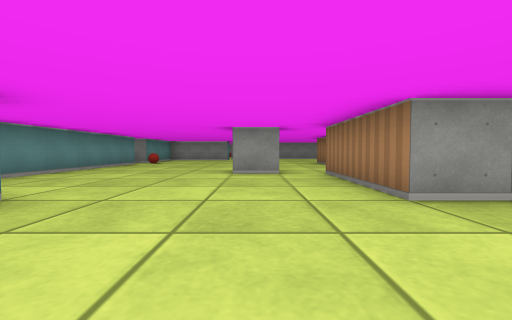
[1] (above)

24 first-person views from a walk through a cub3D maze. The camera is about half as high as the walls, tilts 2° down and sees 90° across. The floor is counted in squares. Each view is taken from the middle of a square. On the plan, view 1 faces up. The plan holds only what a view shows up to about 9 squares ahead; the rest is blank.

[2]
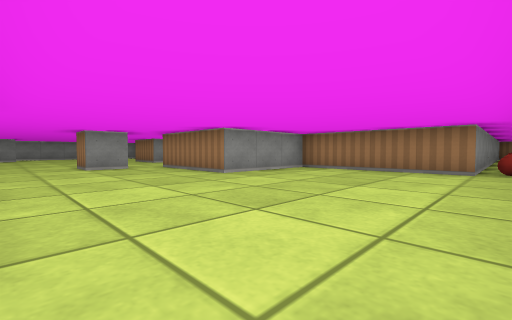

[3]
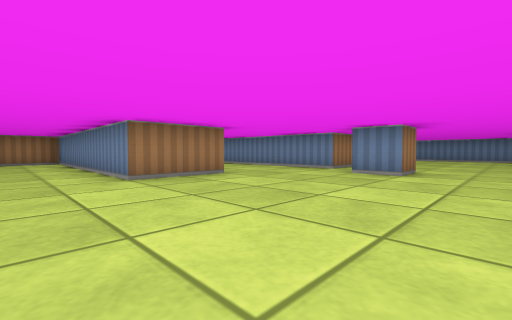

[4]
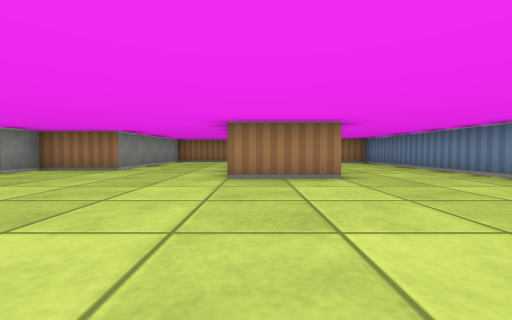

[5]
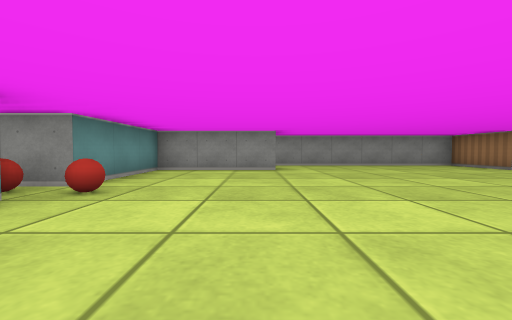

[6]
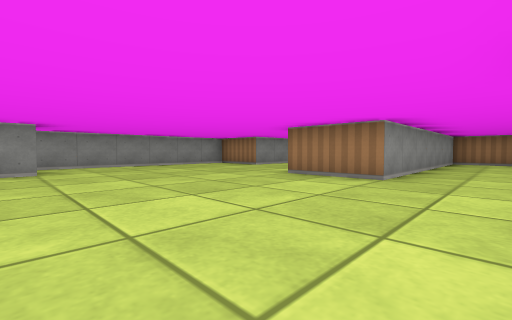

[7]
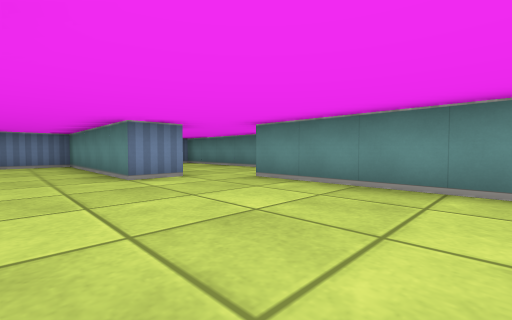

[8]
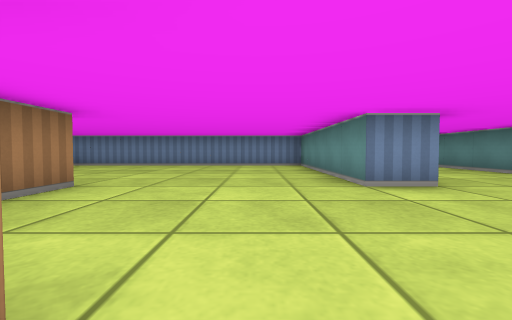

[9]
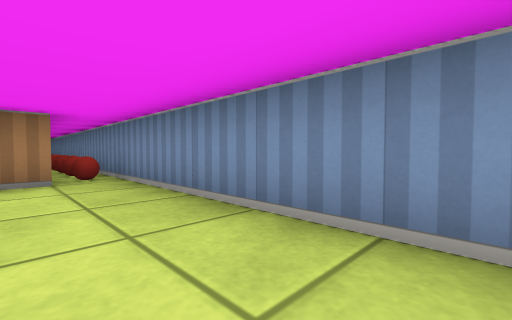

[10]
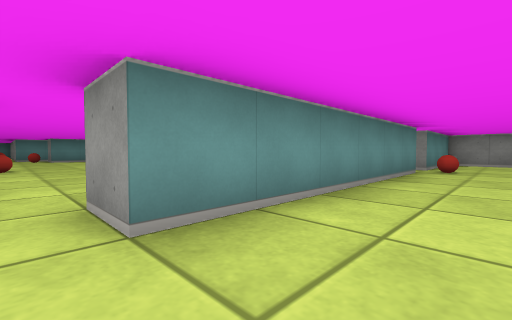

[11]
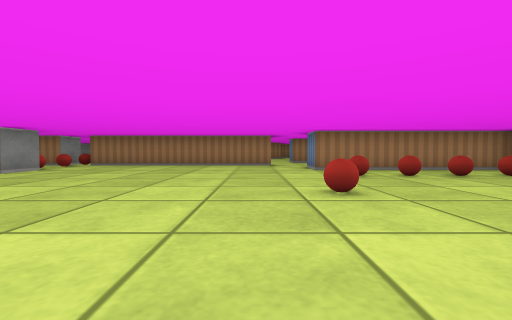

[12]
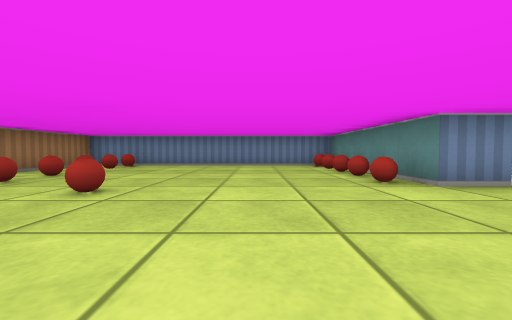

[13]
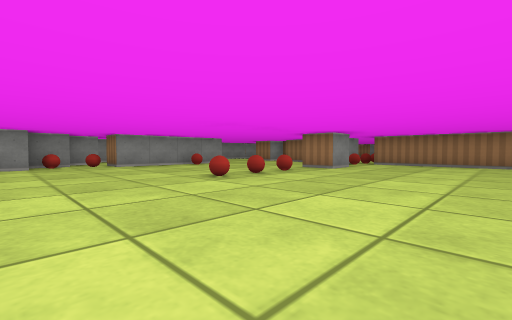

[14]
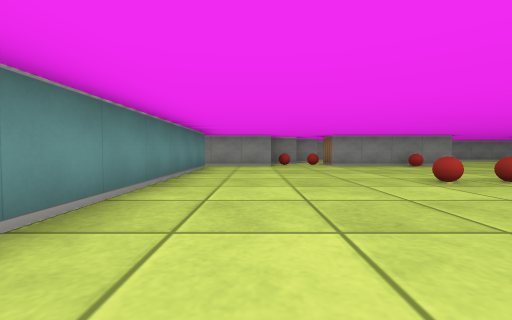

[15]
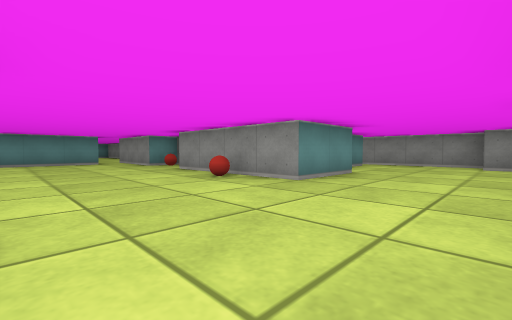

[16]
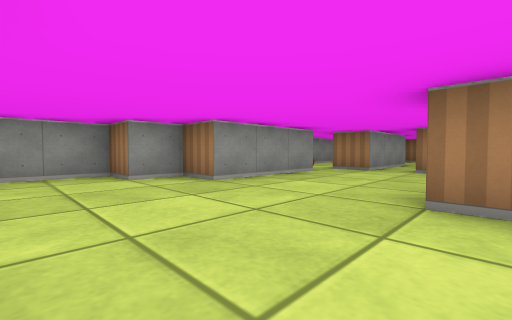

[17]
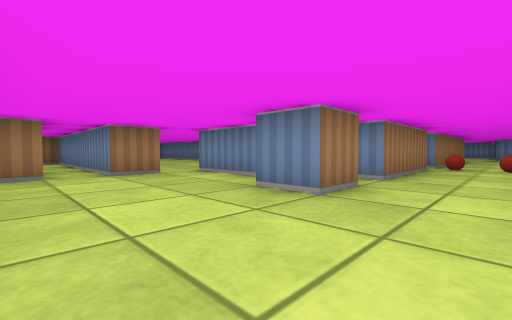

[18]
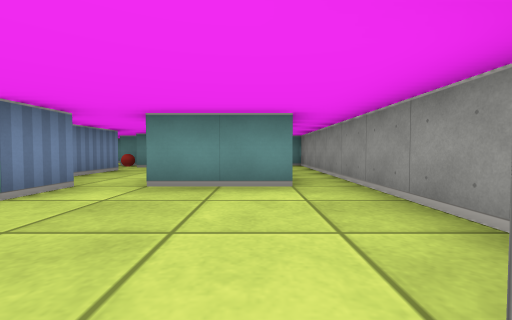

[19]
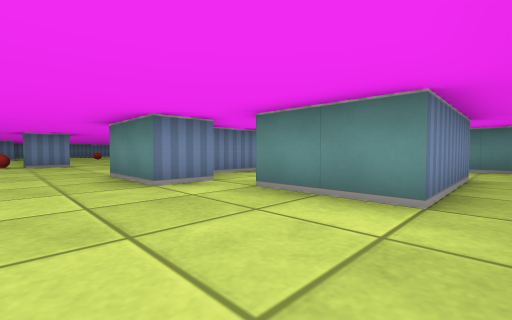

[20]
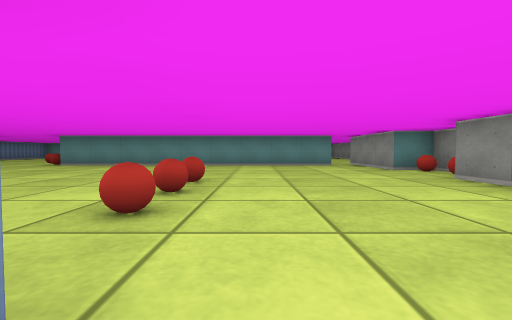

[21]
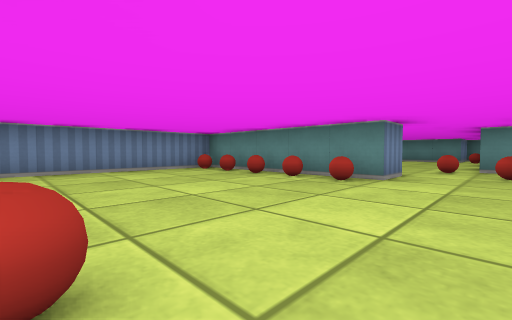

[22]
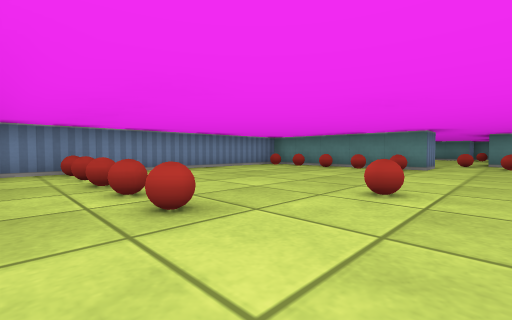

[23]
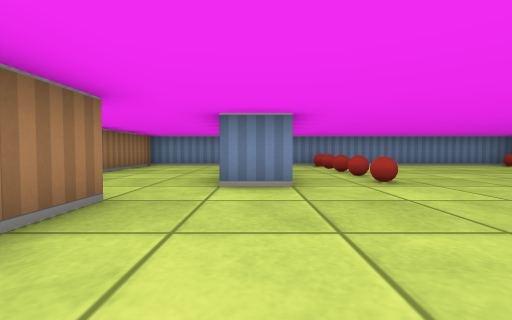

[24]
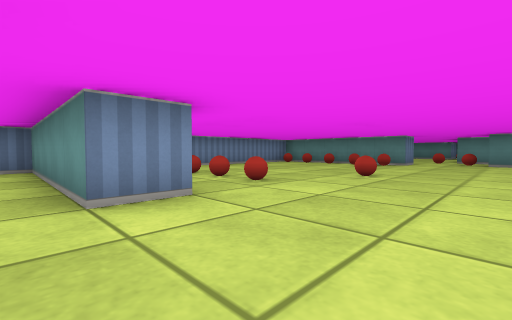

### Floor plan
Ten units are one square. View 1 is at (0, 0); x grows to the right and y downward. Boxes are objects, and circles mark ways between rooms. Rooms are numbered by the first view taken in them; rooms with no view inside come last. Other rooms are left out.
<svg viewBox="-190 -210 307 240">
<path fill="none" stroke="#000" d="M6 -55 -5 -55 -5 -65 5 -65M-45 -95 -45 -35M-36 -25 -25 -25 -25 25 112 25M-14 -135 -45 -135 -45 -105 -55 -105M92 -85 25 -85 25 -105 92 -105M95 -70 95 -82M70 -135 45 -135 45 -155 -15 -155M95 -108 95 -120M74 15 45 15 45 -25 15 -25 15 -55 70 -55M-85 -95 -85 -105 -75 -105 -75 -95 -85 -95M-55 -105 -55 -135M-45 -35 -55 -35 -55 -95M-55 -144 -55 -155 -45 -155M-135 -155 -145 -155 -145 -145 -170 -145M-96 -165 -85 -165 -85 -145 -125 -145M-165 -136 -165 -45M-166 -25 -155 -25 -155 25 -75 25 -75 -25 -65 -25 -65 25 -35 25 -35 -2M-35 -145 -15 -145M-185 -40 -185 -35M-15 -155 -15 -165 15 -165M-125 -195 -95 -195 -95 -175M-25 -185 -55 -185 -55 -195 -65 -195 -65 -205 -145 -205 -145 -192M16 -175 -15 -175 -15 -185M-128 -165 -134 -165M-125 -145 -125 -155 -101 -155"/>
<rect x="-55" y="-105" width="10" height="10" fill="#bbb"><title>ball</title></rect>
<rect x="-45" y="-105" width="10" height="10" fill="#bbb"><title>ball</title></rect>
<rect x="45" y="15" width="10" height="10" fill="#bbb"><title>ball</title></rect>
<rect x="55" y="15" width="10" height="10" fill="#bbb"><title>ball</title></rect>
<rect x="65" y="15" width="10" height="10" fill="#bbb"><title>ball</title></rect>
<rect x="75" y="15" width="10" height="10" fill="#bbb"><title>other object</title></rect>
<rect x="-185" y="-35" width="10" height="10" fill="#bbb"><title>ball</title></rect>
<rect x="-175" y="-45" width="10" height="10" fill="#bbb"><title>ball</title></rect>
<rect x="-155" y="15" width="10" height="10" fill="#bbb"><title>ball</title></rect>
<rect x="-155" y="5" width="10" height="10" fill="#bbb"><title>ball</title></rect>
<rect x="-155" y="-5" width="10" height="10" fill="#bbb"><title>ball</title></rect>
<rect x="-155" y="-15" width="10" height="10" fill="#bbb"><title>ball</title></rect>
<rect x="-155" y="-25" width="10" height="10" fill="#bbb"><title>ball</title></rect>
<rect x="-145" y="-155" width="10" height="10" fill="#bbb"><title>ball</title></rect>
<rect x="-125" y="-105" width="10" height="10" fill="#bbb"><title>ball</title></rect>
<rect x="-115" y="-35" width="10" height="10" fill="#bbb"><title>ball</title></rect>
<rect x="-115" y="-105" width="10" height="10" fill="#bbb"><title>ball</title></rect>
<rect x="-105" y="-105" width="10" height="10" fill="#bbb"><title>ball</title></rect>
<rect x="-105" y="-145" width="10" height="10" fill="#bbb"><title>ball</title></rect>
<rect x="-95" y="15" width="10" height="10" fill="#bbb"><title>ball</title></rect>
<rect x="-95" y="5" width="10" height="10" fill="#bbb"><title>ball</title></rect>
<rect x="-95" y="-5" width="10" height="10" fill="#bbb"><title>ball</title></rect>
<rect x="-95" y="-15" width="10" height="10" fill="#bbb"><title>ball</title></rect>
<rect x="-95" y="-25" width="10" height="10" fill="#bbb"><title>ball</title></rect>
<rect x="-75" y="-105" width="10" height="10" fill="#bbb"><title>ball</title></rect>
<rect x="-65" y="-105" width="10" height="10" fill="#bbb"><title>ball</title></rect>
<rect x="-135" y="-155" width="10" height="10" fill="#bbb"><title>ball</title></rect>
<circle cx="-10" cy="-150" r="3" fill="#2a7"/>
<circle cx="-40" cy="-30" r="3" fill="#2a7"/>
<circle cx="-100" cy="-170" r="3" fill="#2a7"/>
<circle cx="-135" cy="-190" r="3" fill="#2a7"/>
<text x="20" y="-70">1</text>
<text x="-100" y="-80">2</text>
<text x="-120" y="-170">3</text>
</svg>
Room 1 opens to room 2. Room 2 opens to room 3.

Where each view was taken, in squares from view 1:
view 1: 0 up, 0 right, facing up
view 2: 2 down, 2 left, facing up-right
view 3: 12 up, 2 left, facing down-right
view 4: 10 up, 2 left, facing right
view 5: 7 up, 2 left, facing up
view 6: 7 up, 2 left, facing up-right
view 7: 7 up, 1 left, facing down-left
view 8: 6 up, 1 left, facing down
view 9: 1 down, 0 right, facing down-right
view 10: 3 up, 3 left, facing up-left
view 11: 4 up, 14 left, facing right
view 12: 6 up, 13 left, facing down
view 13: 6 up, 15 left, facing up-right
view 14: 6 up, 15 left, facing up
view 15: 11 up, 6 left, facing up-left
view 16: 15 up, 8 left, facing up-right
view 17: 18 up, 7 left, facing down-right
view 18: 19 up, 6 left, facing left
view 19: 20 up, 7 left, facing down-left
view 20: 11 up, 8 left, facing left
view 21: 4 up, 11 left, facing down-left
view 22: 4 up, 8 left, facing down-left
view 23: 6 up, 7 left, facing down
view 24: 5 up, 6 left, facing down-left
